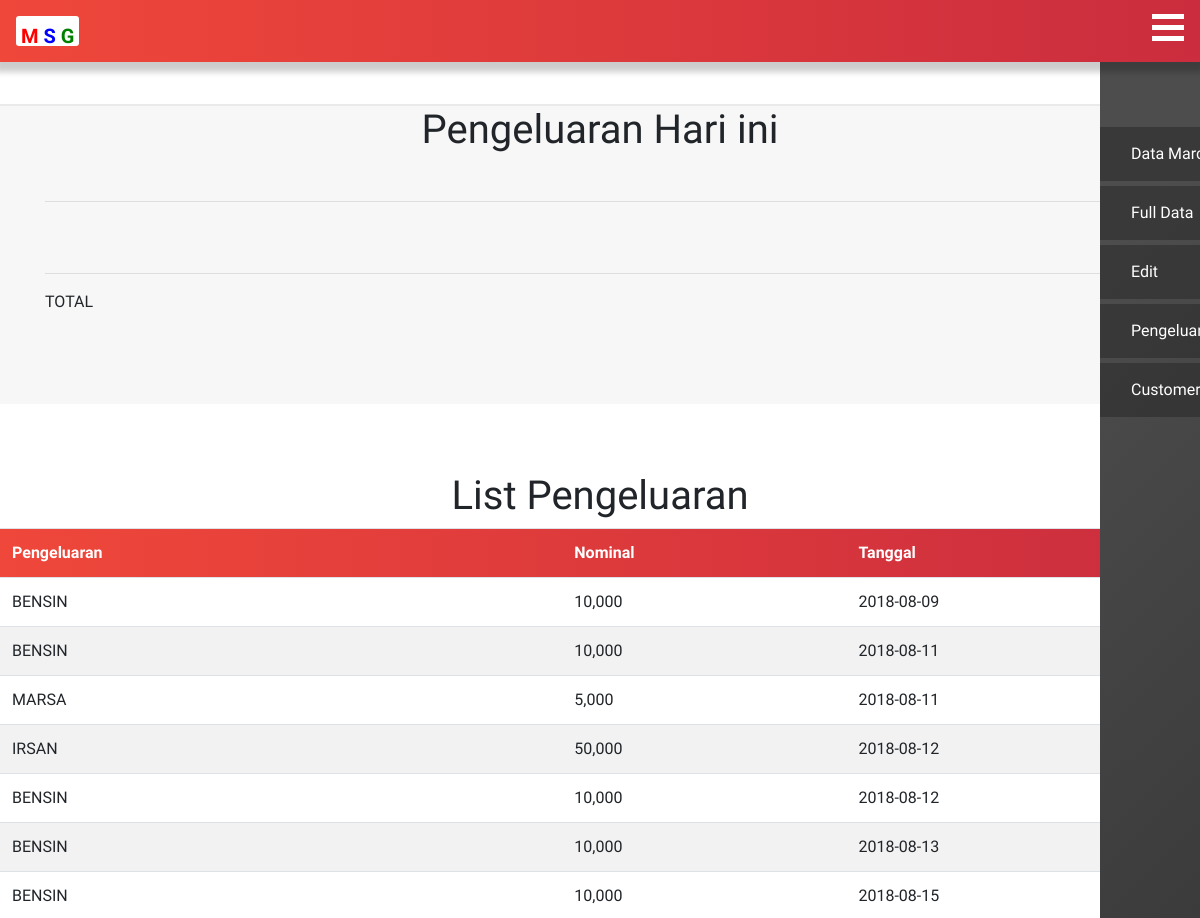
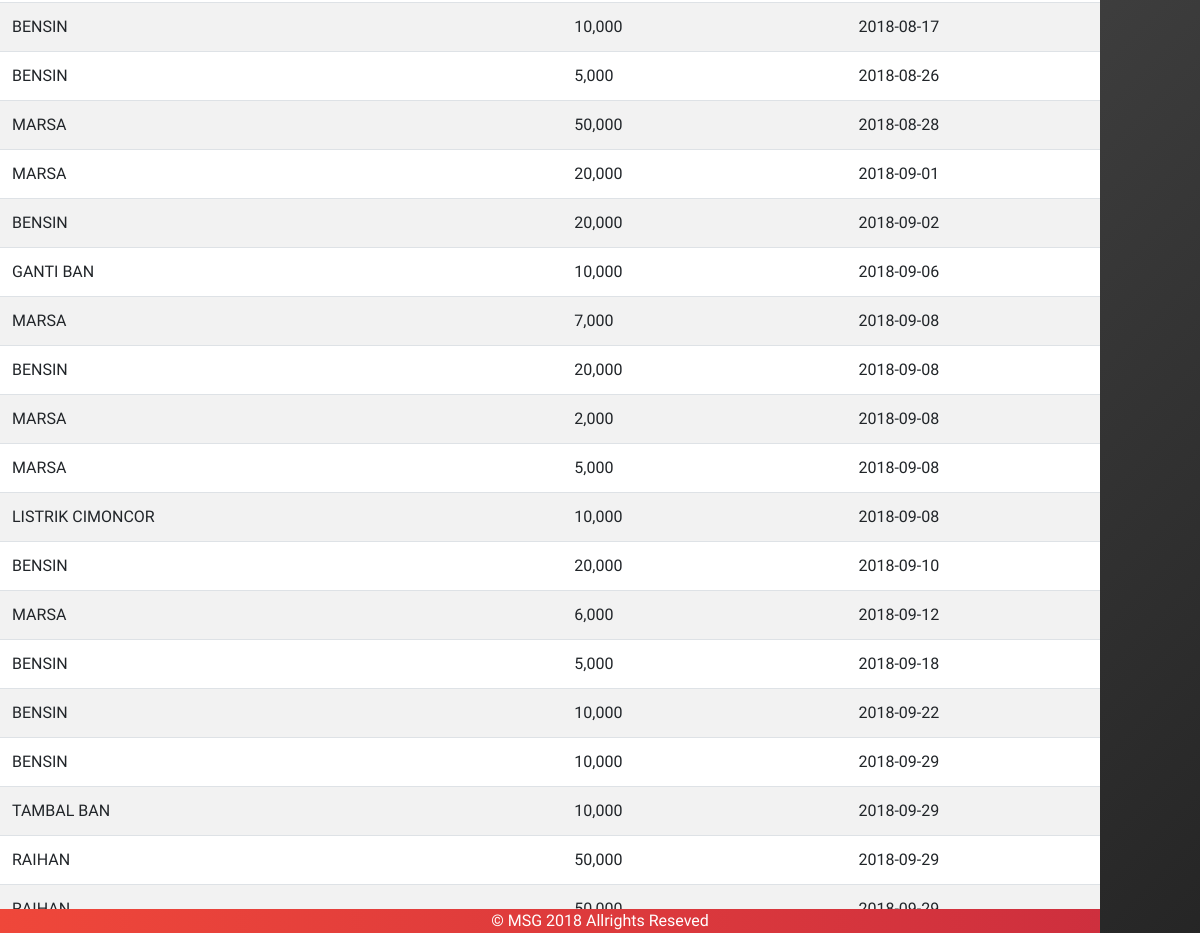
Page /pengeluaran.php on the committed database (2 pictures, top to bottom).
### tables this page shows
CREATE TABLE `tbl_pengeluaran` (
  `id` int(11) NOT NULL,
  `tanggal` date NOT NULL,
  `nama_pengeluaran` varchar(100) NOT NULL,
  `harga_pengeluaran` int(30) NOT NULL
);

### pengeluaran.php (the view)
<?php
include "header.php"
?>
<br>
    <section id="printout">
     <h1 class="text-center">Pengeluaran Hari ini</h1>
      <div class="container">
        <div class="row">
          <div class="col-sm-12 text-center">
              <div class="col">
              </div>
            <hr><br>
          </div>
          <div class="col">
            <?php
            $TotalPengeluaran = mysqli_query($conn, "SELECT SUM(harga_pengeluaran) as hasil FROM tbl_pengeluaran WHERE date(tanggal) = date(curdate())");
            $TotalPendapatan = mysqli_query($conn, "SELECT SUM(profit)+SUM(ongkos) as hasil FROM `tbl_transaksi` WHERE date(tanggal) = date(curdate())");
            $hasilPendapatan = mysqli_fetch_assoc($TotalPendapatan);
            $hasilPengeluaran = mysqli_fetch_assoc($TotalPengeluaran);
             ?>
          </div>
        </div>
      </div>
  <div class="container">
    <?php
      $query = mysqli_query($conn, "SELECT * FROM `tbl_pengeluaran` where date(tanggal) = date(curdate())");
      foreach ($query as $q) :
    ?>
    <div class="row">
      <div class="col-auto mr-auto"><?= strtoupper($q["nama_pengeluaran"]); ?></div>
      <div class="col-auto"><?= number_format($q["harga_pengeluaran"]); ?></div><br>
    </div>
    <?php endforeach; ?><hr>
    <div class="row">
      <div class="col-auto mr-auto">TOTAL</div>
      <div class="col-auto">
        -<?= number_format($hasilPengeluaran["hasil"]); ?><br>
        <?= number_format($hasilPendapatan["hasil"]); ?><hr>
        <?= number_format($hasilPendapatan["hasil"]-$hasilPengeluaran["hasil"]); ?>
      </div>
    </div>
  </div>
</section><br><br>
<h1 class="text-center">List Pengeluaran</h1>
<table class="table table table-striped">
	<tr class="bg-danger" style="color: white">
		<th>Pengeluaran</th>
		<th>Nominal</th>
		<th>Tanggal</th>
	</tr>
	<?php
	$query = mysqli_query($conn, "SELECT * FROM tbl_pengeluaran");
	foreach ($query as $q) : ?>
	<tr>
		<td><?= strtoupper($q["nama_pengeluaran"]); ?></td>
		<td><?= number_format($q["harga_pengeluaran"]); ?></td>
		<td><?= $q["tanggal"]; ?></td>
	</tr>
<?php endforeach; ?>
</table>
<?php
include "footer.php"
?>

### css/style.css (style rules this page uses)
* { -webkit-transition: all 0.5s ease-out; -moz-transition: all 0.5s ease-out; -ms-transition: all 0.5s ease-out; -o-transition: all 0.5s ease-out; transition: all 0.5s ease-out; }
body, html { margin: 0px 0px 0px 0px; height:100%; font-family: 'Gayathri', sans-serif; }
.bg-danger { background: #cb2d3e; background: -webkit-linear-gradient(to right, #ef473a, #cb2d3e); background: linear-gradient(to right, #ef473a, #cb2d3e); }
.container { margin-top: 30px; }
#printout { background: #f7f7f7; margin-top: 80px; margin-bottom: 20px; border-top: 2px solid #eaeaea; min-height: 300px; }

### rows in the picture
tbl_pengeluaran: nama_pengeluaran "BENSIN", harga_pengeluaran "10,000", tanggal "2018-08-09"
tbl_pengeluaran: nama_pengeluaran "BENSIN", harga_pengeluaran "10,000", tanggal "2018-08-11"
tbl_pengeluaran: nama_pengeluaran "MARSA", harga_pengeluaran "5,000", tanggal "2018-08-11"
tbl_pengeluaran: nama_pengeluaran "IRSAN", harga_pengeluaran "50,000", tanggal "2018-08-12"
tbl_pengeluaran: nama_pengeluaran "BENSIN", harga_pengeluaran "10,000", tanggal "2018-08-12"
tbl_pengeluaran: nama_pengeluaran "BENSIN", harga_pengeluaran "10,000", tanggal "2018-08-13"
tbl_pengeluaran: nama_pengeluaran "BENSIN", harga_pengeluaran "10,000", tanggal "2018-08-15"
tbl_pengeluaran: nama_pengeluaran "BENSIN", harga_pengeluaran "10,000", tanggal "2018-08-17"
tbl_pengeluaran: nama_pengeluaran "BENSIN", harga_pengeluaran "5,000", tanggal "2018-08-26"
tbl_pengeluaran: nama_pengeluaran "MARSA", harga_pengeluaran "50,000", tanggal "2018-08-28"
tbl_pengeluaran: nama_pengeluaran "MARSA", harga_pengeluaran "20,000", tanggal "2018-09-01"
tbl_pengeluaran: nama_pengeluaran "BENSIN", harga_pengeluaran "20,000", tanggal "2018-09-02"
tbl_pengeluaran: nama_pengeluaran "GANTI BAN", harga_pengeluaran "10,000", tanggal "2018-09-06"
tbl_pengeluaran: nama_pengeluaran "MARSA", harga_pengeluaran "7,000", tanggal "2018-09-08"
tbl_pengeluaran: nama_pengeluaran "BENSIN", harga_pengeluaran "20,000", tanggal "2018-09-08"
tbl_pengeluaran: nama_pengeluaran "MARSA", harga_pengeluaran "2,000", tanggal "2018-09-08"
tbl_pengeluaran: nama_pengeluaran "MARSA", harga_pengeluaran "5,000", tanggal "2018-09-08"
tbl_pengeluaran: nama_pengeluaran "LISTRIK CIMONCOR", harga_pengeluaran "10,000", tanggal "2018-09-08"
tbl_pengeluaran: nama_pengeluaran "BENSIN", harga_pengeluaran "20,000", tanggal "2018-09-10"
tbl_pengeluaran: nama_pengeluaran "MARSA", harga_pengeluaran "6,000", tanggal "2018-09-12"
tbl_pengeluaran: nama_pengeluaran "BENSIN", harga_pengeluaran "5,000", tanggal "2018-09-18"
tbl_pengeluaran: nama_pengeluaran "BENSIN", harga_pengeluaran "10,000", tanggal "2018-09-22"
tbl_pengeluaran: nama_pengeluaran "BENSIN", harga_pengeluaran "10,000", tanggal "2018-09-29"
tbl_pengeluaran: nama_pengeluaran "TAMBAL BAN", harga_pengeluaran "10,000", tanggal "2018-09-29"
tbl_pengeluaran: nama_pengeluaran "RAIHAN", harga_pengeluaran "50,000", tanggal "2018-09-29"

### other values in the picture
$hasilPendapatan["hasil"] "0"
$hasilPendapatan["hasil"]-$hasilPengeluaran["hasil"] "0"
